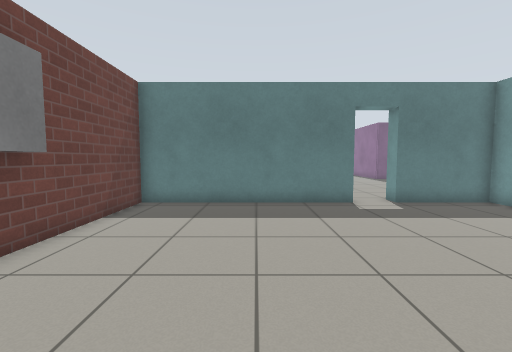
View 1 (above)

16 first-person views from a walk through a Gazebo world. The camera is 0.94 m above the floor, tilts 4° down and sees 90° across. The floor is counted in squares, 0.5 m on a side. Each view is taken from the middle of a square. On the plan, view 1 faces up. The plan holds only what a view shows up to about 15 squares ahead; the rest is blank. The place goes on beyond the plan. Robots are left out. Gazebo's built-in surfaces are drawn with simple patterns.

View 2
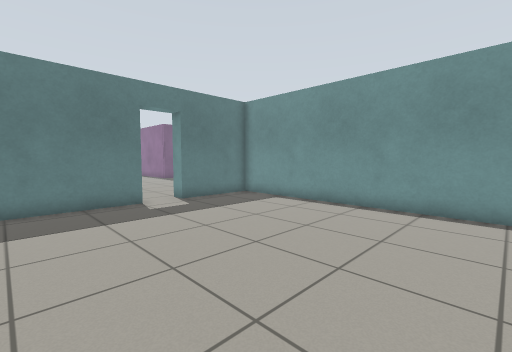

View 3
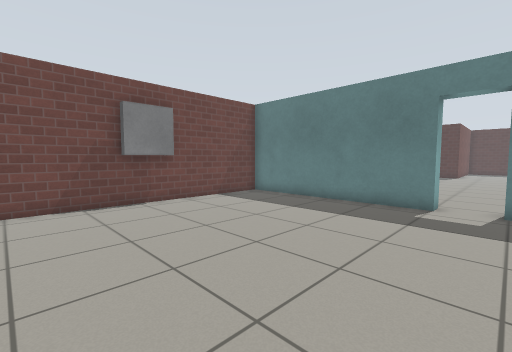

View 4
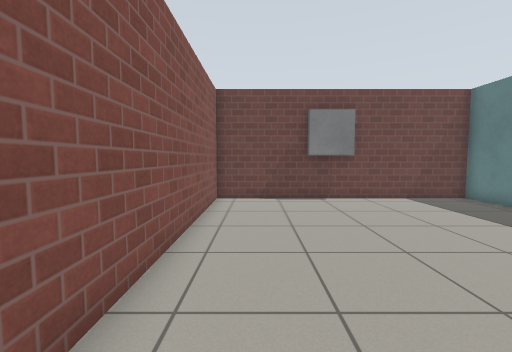

View 5
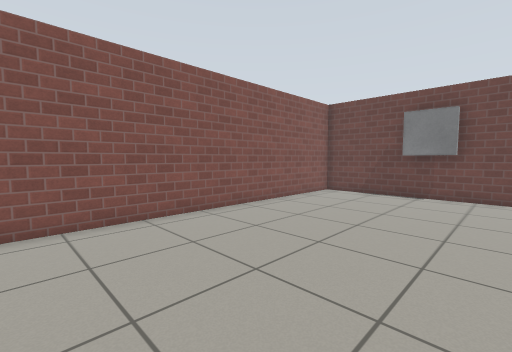

View 6
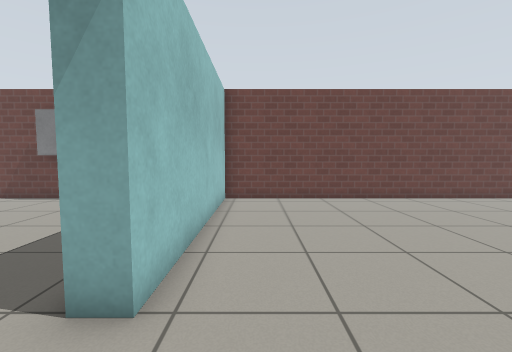

View 7
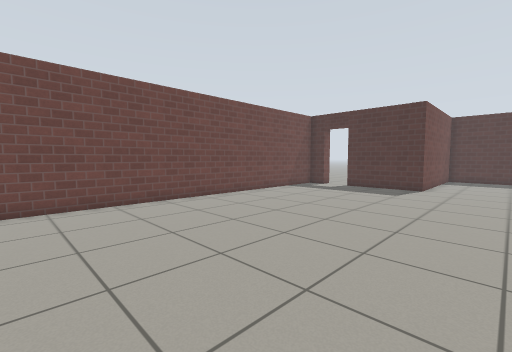

View 8
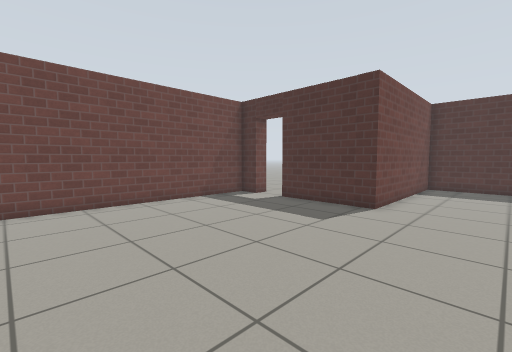

View 9
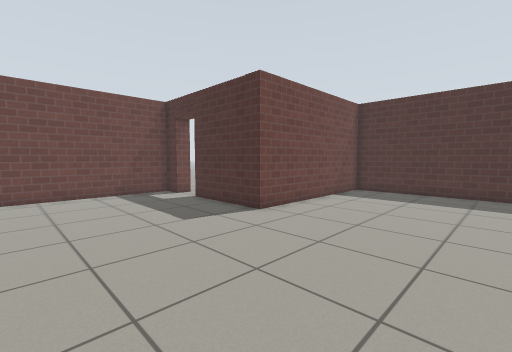

View 10
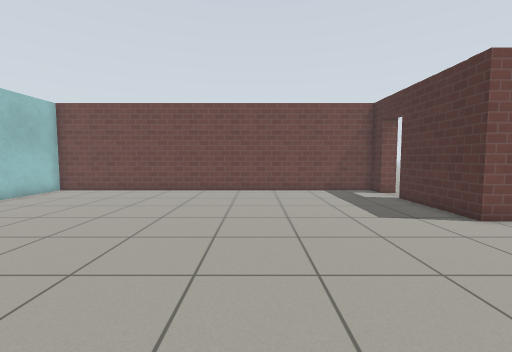

View 11
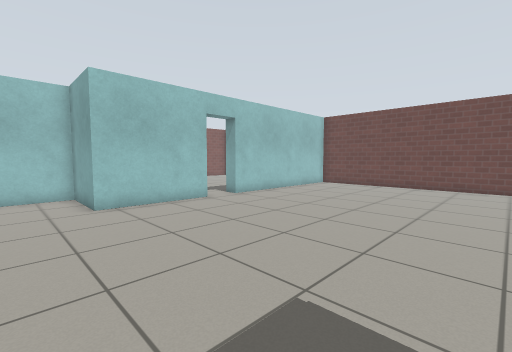

View 12
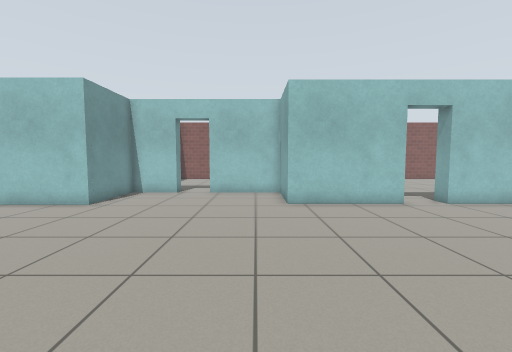

View 13
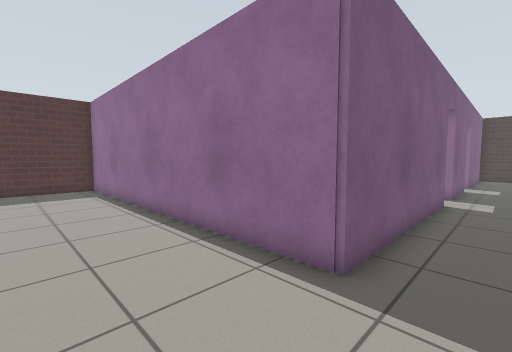

View 14
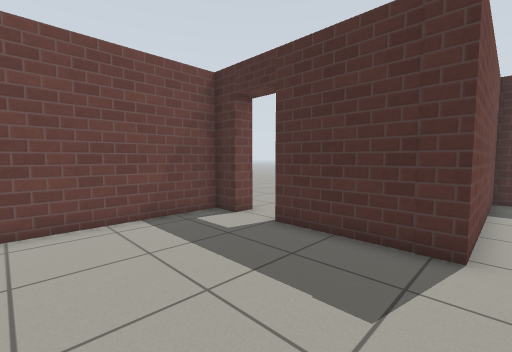

View 15
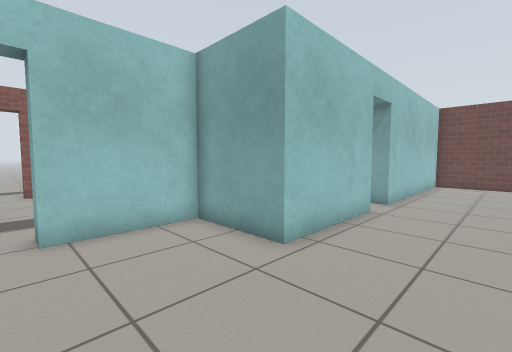

View 16
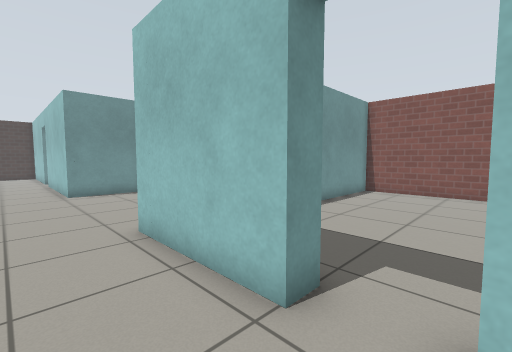

### Floor plan
Points are (right, up) in squares from view 1. A wall is a line through its corners. A room is listed if a view was taken in it or the views show most of it. See-through windows are left out.
Room 1 (views 1, 2, 3, 4, 5)
walls: (4.1, 10.8) (-4.9, 10.8) (-4.9, -0.8) (9.9, -0.8) (9.9, 10.8) (5.9, 10.8)
ways out: open door at (5, 11) to room 2
objects: window (-5, 4) to (-4, 5)
Room 2 (views 6, 7, 8, 9, 10, 11, 12, 13, 14, 15, 16)
walls: (5.9, 11.6) (10.7, 11.6) (10.7, 8.1) (14.5, 8.1); (19.2, 22.8) (10.8, 22.8) (10.8, 37.9) (2.5, 37.9) (2.5, 29.7) (-2, 29.7); (-3.7, 29.7) (-4.9, 29.7) (-4.9, 11.6) (4.1, 11.6); (16.3, 8.1) (18.7, 8.1) (18.7, 11.8) (19.5, 11.8)
ways out: open door at (5, 11) to room 1; open door at (-2.5, 30); open door at (15.5, 8); open door at (19, 23)

Where each view was taken, in squares from view 1:
view 1: 0 up, 0 right, facing up
view 2: 0 up, 0 right, facing up-right
view 3: 0 up, 6 right, facing up-left
view 4: 1 up, 7 right, facing left
view 5: 7 up, 9 right, facing down-left
view 6: 13 up, 7 right, facing left
view 7: 13 up, 6 right, facing up-left
view 8: 20 up, 6 right, facing up-left
view 9: 23 up, 9 right, facing up-left
view 10: 23 up, 10 right, facing left
view 11: 22 up, 13 right, facing down-left
view 12: 22 up, 12 right, facing down
view 13: 21 up, 7 right, facing up-right
view 14: 24 up, 3 right, facing up-left
view 15: 15 up, 15 right, facing down-left
view 16: 14 up, 4 right, facing down-right
